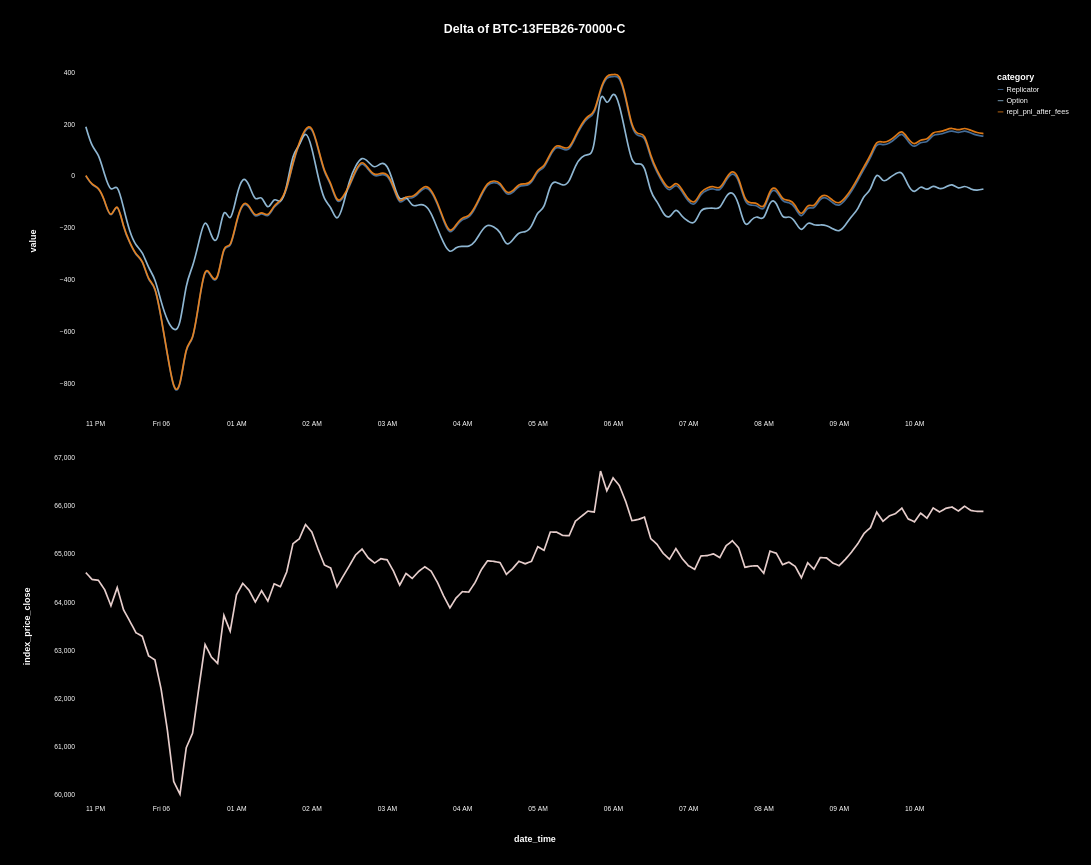

The code cell stored with this chart in its notebook:
### Code cell
a = (
    alt.Chart(
        df,
        width=1600,
        height=600,
        title=alt.Title(
            f"Delta of {instrument_names[0]}",
            color="white",
            fontSize=22,
            offset=60,
            anchor="middle",
        ),
    )
    .mark_line(interpolate="basis", strokeWidth=3, opacity=0.9)
    .encode(
        x=alt.X("date_time", title=None),
        y="value",
        color=alt.Color(
            "category",
            scale=alt.Scale(scheme="tableau20"),
            sort=alt.SortField("strike"),
        ),
    )
)

b = (
    alt.Chart(
        df,
        width=1600,
        height=600,
    )
    # Drop stroke to avoid dark edge at x=0 on black background
    .mark_bar(opacity=0.9, stroke=None).encode(
        x=alt.X("date_time", title=None),
        y=alt.Y("hedge_position", title="hedge position"),
    )
)

c = (
    alt.Chart(
        df,
        width=1600,
        height=600,
    )
    .mark_line(color="mistyrose", strokeWidth=3, interpolate="basis", opacity=0.9)
    .encode(x="date_time", y=alt.Y("index_price_close", scale=alt.Scale(zero=False)))
)

chart = (
    alt.vconcat(a, c, spacing=50)
    .configure(
        background="black",
        padding={"right": 40, "left": 40, "top": 40, "bottom": 40},
    )
    .configure_legend(
        labelColor="white",
        labelFontSize=13,
        # padding=40,
        titleColor="white",
        titleFontSize=16,
        titlePadding=8,
        rowPadding=6,
    )
    .configure_axis(
        domain=False,
        grid=False,
        labelColor="white",
        labelFontSize=12,
        labelPadding=20,
        tickCount=5,
        ticks=False,
        titleColor="white",
        titleFontSize=16,
        titlePadding=40,
    )
    .configure_axisX(grid=False, tickCount=10)
    .configure_view(stroke=None)
)


chart

### Figure 1 — Vega-Lite specification as saved in the notebook (floating-point values rounded to 4 significant figures; data arrays with more than 128 entries replaced by an {"elided": "..."} marker saying what was removed)
{"config": {"view": {"continuousWidth": 300, "continuousHeight": 300, "stroke": null}, "axis": {"domain": false, "grid": false, "labelColor": "white", "labelFontSize": 12, "labelPadding": 20, "tickCount": 5, "ticks": false, "titleColor": "white", "titleFontSize": 16, "titlePadding": 40}, "axisX": {"grid": false, "tickCount": 10}, "background": "black", "legend": {"labelColor": "white", "labelFontSize": 13, "rowPadding": 6, "titleColor": "white", "titleFontSize": 16, "titlePadding": 8}, "padding": {"right": 40, "left": 40, "top": 40, "bottom": 40}}, "vconcat": [{"mark": {"type": "line", "interpolate": "basis", "opacity": 0.9, "strokeWidth": 3}, "encoding": {"color": {"field": "category", "scale": {"scheme": "tableau20"}, "sort": {"field": "strike"}, "type": "nominal"}, "x": {"field": "date_time", "title": null, "type": "temporal"}, "y": {"field": "value", "type": "quantitative"}}, "height": 600, "title": {"text": "Delta of BTC-13FEB26-70000-C", "anchor": "middle", "color": "white", "fontSize": 22, "offset": 60}, "width": 1600}, {"mark": {"type": "line", "color": "mistyrose", "interpolate": "basis", "opacity": 0.9, "strokeWidth": 3}, "encoding": {"x": {"field": "date_time", "type": "temporal"}, "y": {"field": "index_price_close", "scale": {"zero": false}, "type": "quantitative"}}, "height": 600, "width": 1600}], "data": {"name": "data-0e991a190409bb523d889646b516cb66"}, "spacing": 50, "$schema": "https://vega.github.io/schema/vega-lite/v5.20.1.json", "datasets": {"data-0e991a190409bb523d889646b516cb66": {"elided": "432 records"}}}
